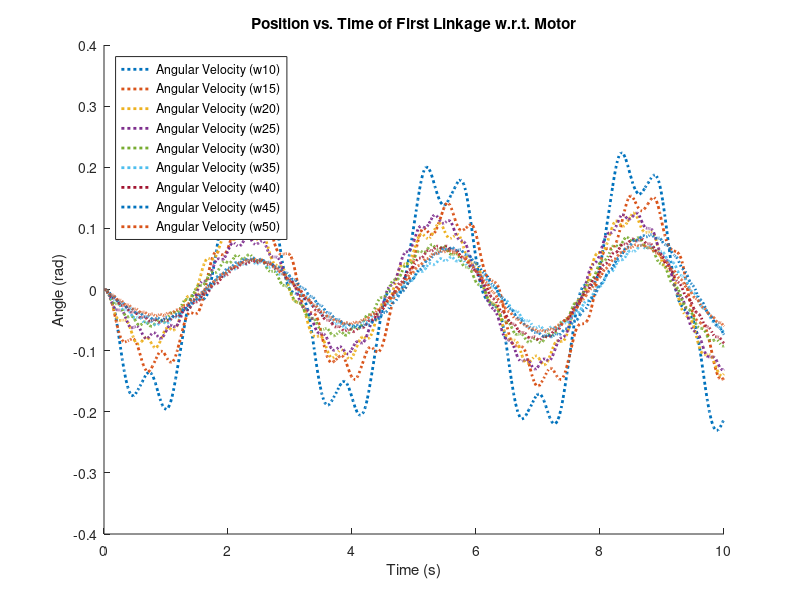

This chart was generated by the following MATLAB code:
clc
clf

%function to derive position (alpha) wrt the center of the motor for the first linkage in a soft-fish tail. Uses Matlab function used throughout Dr. Savransky's Cornell MAE Dynamics course
function dz = springfish(t, z, k, h, d, w, l0, M, I)
    %from hand calcs, theta is the angular velocity times time. . . with cw
    %it just moves the graph forward pi/2 radians
    theta = w * t;

    %defining first order state space, with angle being alpha and angular
    %velocity being alphadot
    alpha = z(1);
    alphadot = z(2);
    
    %just defining a lot of the numerators and denominators from my
    %hand-calcs
    denom = sqrt((h + d * sin(theta))^2 + (d - d * cos(theta))^2);
    num = -k * (abs(h + d * sin(theta)) + abs(d - d * cos(theta)) - l0);

    num1 = h + d * sin(theta);
    num2 = d - d * cos(theta);

    mult1 = d * (cos(theta) * cos(alpha) + sin(theta) * sin(alpha));
    mult2 = -d * (cos(theta) * sin(alpha) - sin(theta) * cos(alpha));
    
    %sets up second order state space (angular velocity, angular
    %acceleration)-written in terms of first order state space variables
    dz = [alphadot;
          (mult1 * num * num1 / denom + mult2 * num * num2 / denom) / I];
end

k = 100; %spring constant, can try different iterations in limit towards inf
h = 0.1; %height between the two linkages, rough order of magnitude of real-world
d = 0.2; %width of the first linkage
w = 10; %angular velocity in rad/s. Don't know if this is super accurate, provides good basis
l0 = h; %spring unstretched length, same as distance between the two. . .could try preloading, too (ie greater than or less than distance between)
M = 1; %moment wrt center of motor. . . need anecdotal data to inform this moment
I = 1; %moment of inertia wrt center of motor. . .need to gather this physically, too

hold on
for i=10:5:50
    w=i;
    f = @(t, z) springfish(t, z, k, h, d, w, l0, M, I);
    [t, z] = ode45(f, [0 10], [0; 0]);
    plot(t, z(:,1), 'LineStyle', ':', "LineWidth", 2, "DisplayName", sprintf("Angular Velocity (w%d)",w));
    xlabel("Time (s)");
    ylabel("Angle (rad)");
    titlestr = ("Position vs. Time of First Linkage w.r.t. Motor");
    title(titlestr);
    legend("location","northwest");

end
hold off
